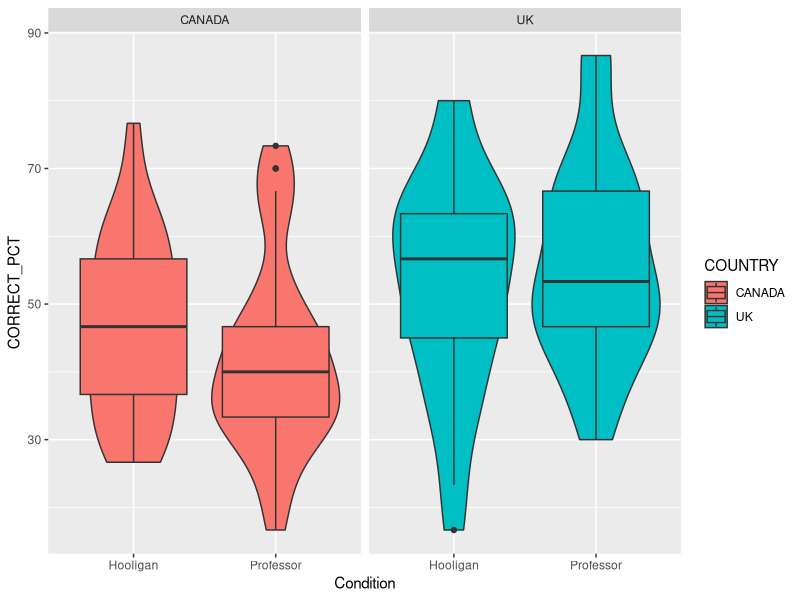

The R source for this figure:
## ---- chunk 1
## DO NOT DELETE THIS CHUNK OR ALTER ANY OF THE LINES WITHIN THIS CHUNK!
knitr::opts_chunk$set(echo = TRUE, warning = FALSE, message = FALSE)
## ---- chunk 2


library(broom)
library(tidyverse)


## ---- chunk 3



dat_can <- read_csv("Birt_data_complete.csv")

dat_uk <- read_csv("Shanks_data_complete.csv")



## ---- chunk 4



dat_can_rdc <- dat_can %>% 
  select(CODED, LANGUAGE, COUNTRY, CORRECT_PCT) %>% 
  filter(LANGUAGE == "ENGLISH")



## ---- chunk 5



dat_can_mut <- dat_can_rdc %>%
  mutate(CODED = factor(CODED))



## ---- chunk 6



dat_uk_mut <-   dat_uk %>% 
  select(CODED, LANGUAGE, COUNTRY, CORRECT_PCT) %>% 
  mutate(CODED = factor(CODED))%>% 
   filter(LANGUAGE == "ENGLISH") 



## ---- chunk 7



combined_data <- bind_rows(dat_can_mut, dat_uk_mut)




## ---- chunk 8



combined_data_rdc <- combined_data %>% 
  select(CODED, COUNTRY, CORRECT_PCT)



## ---- chunk 9


ggplot(combined_data_rdc, aes(CODED, CORRECT_PCT, fill = COUNTRY)) + 
  geom_violin() + 
  geom_boxplot() + 
  scale_x_discrete(name = "Condition", labels = c("Hooligan", "Professor")) + 
  facet_wrap(~COUNTRY)





## ---- chunk 10



descriptives <- combined_data_rdc %>%
  group_by(COUNTRY, CODED) %>% 
  summarise(N_CORRECT = n(), MEAN_CORRECT = mean(CORRECT_PCT), SD_CORRECT = sd(CORRECT_PCT))



## ---- chunk 11


ttest_can <- filter(combined_data_rdc, COUNTRY == "CANADA")  %>% t.test(CORRECT_PCT ~ CODED, data = ., var.equal = FALSE, alternative = "two.sided") %>%
tidy()%>%
mutate(d = (2*statistic)/sqrt(parameter))


## ---- chunk 12


answer_TR911 <- 2


